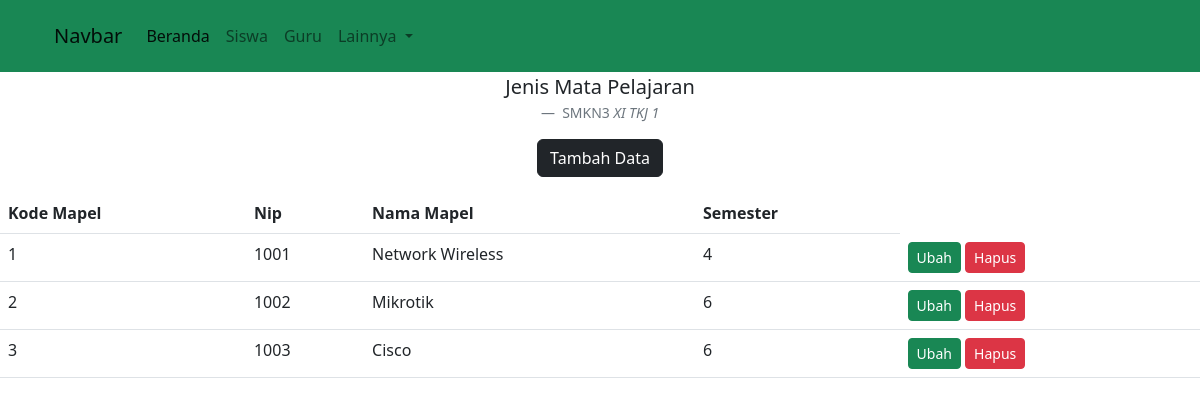
The app's page /index3.php with its own data.
### tables this page shows
create table mapel(
    kode_mapel int(10)  primary key auto_increment,
    nip int(10) not null,
    nama_mapel varchar(25) not null,
    semester int(10) not null,
    foreign key (nip) references guru (nip) on update cascade on delete cascade
);

### index3.php (the view, shortened to what this page needs)
<?php
include 'koneksi.php';
$query = "select*from mapel;";
$sql = mysqli_query($conn, $query);
?>
<!DOCTYPE html>
<html lang="en">
<head>
  <link href="css/bootstrap.min.css" rel="stylesheet">
</head>
<nav class="navbar navbar-dark bg-success">
  <div class="container">
    <?php include 'navbar.php' ?>
  </div>
</nav>
</body>
<figure class="text-center">
  <blockquote class="blockquote">
    <p>Jenis Mata Pelajaran</p>
  </blockquote>
  <figcaption class="blockquote-footer">
    SMKN3 <cite title="Source Title">XI TKJ 1</cite>
  </figcaption>
  <a class="btn btn-dark" href="aksi3.php" role="button">Tambah Data</a>
</figure>
<table class="table">
  <thead>
    <tr>
      <th scope="col">Kode Mapel</th>
      <th scope="col">Nip</th>
      <th scope="col">Nama Mapel</th>
      <th scope="col">Semester</th>
    </tr>
  </thead>
  <tbody>
    <?php
    while ($result = mysqli_fetch_assoc($sql)) {
    ?>
      <tr>
        <td>
          <?php echo $result['kode_mapel']; ?>
        </td>
        <td>
          <?php echo $result['nip']; ?>
        </td>
        <td>
          <?php echo $result['nama_mapel']; ?>
        </td>
        <td>
          <?php echo $result['semester']; ?>
        </td>
        <td><a href="aksi3.php?ubah= <?php echo $result['nip']; ?>" type="button" class="btn btn-success btn-sm">Ubah</a>
          <a href="proses3.php?hapus= <?php echo $result['nip']; ?>" type="button" class="btn btn-danger btn-sm" onClick="return confirm ('apakah anda ingin menghapus data tersebut?')">Hapus</a>
        </td>
      </tr>
    <?php
    }
    ?>
  </tbody>
</table>
</body>
</html>

### records on screen
mapel: kode_mapel "1", nip "1001", nama_mapel "Network Wireless", semester "4"
mapel: kode_mapel "2", nip "1002", nama_mapel "Mikrotik", semester "6"
mapel: kode_mapel "3", nip "1003", nama_mapel "Cisco", semester "6"
